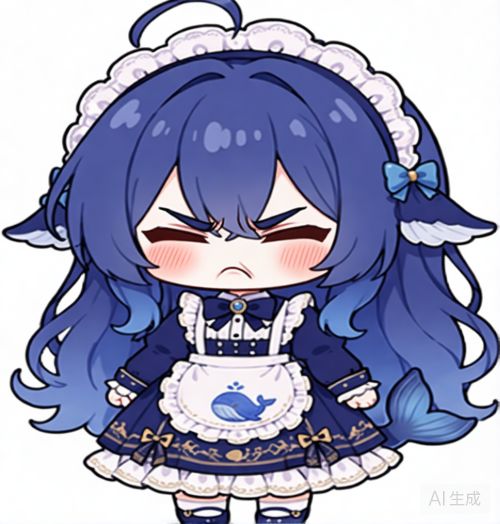
#> input picture assets/char/expr/angry.png, 1000 x 1048 px, found by its file name (shown at 1/2 size); its folder holds only this picture in this run
$ python process_expr.py
#> lines starting #> are read from the running program, lines starting #| are printed output that depends on the picture
import os, sys
from PIL import Image
from collections import deque

ROOT = r"C:\Users\lin\Desktop\林九\桌宠"
SRC = os.path.join(ROOT, "assets", "char", "expr")
OUT = os.path.join(ROOT, "assets", "char", "expr_cut")
os.makedirs(OUT, exist_ok=True)

def white_to_alpha(im):
    im = im.convert("RGBA")
    w, h = im.size
    px = im.load()
    seen = bytearray(w * h)
    q = deque()
    for x in range(w):
        for y in (0, h - 1):
            q.append((x, y))
    for y in range(h):
        for x in (0, w - 1):
            q.append((x, y))
    def is_white(p):
        r, g, b, a = p
        return a > 0 and r > 236 and g > 236 and b > 236 and (max(r, g, b) - min(r, g, b)) < 12
    while q:
        x, y = q.popleft()
        if x < 0 or y < 0 or x >= w or y >= h:
            continue
        i = y * w + x
        if seen[i]:
            continue
        seen[i] = 1
        if not is_white(px[x, y]):
            continue
        px[x, y] = (0, 0, 0, 0)
        q.append((x + 1, y)); q.append((x - 1, y))
        q.append((x, y + 1)); q.append((x, y - 1))
    return im

def process(name):
#> called with name = 'angry.png'
    p = os.path.join(SRC, name)
    im = Image.open(p).convert("RGBA")
#> im is the input picture: PIL image 1000x1048 RGBA; mean R, G, B, A 154.5, 156.6, 184.3, 255
    w, h = im.size
#> w = 1000; h = 1048
    # 右下角 AI 水印：涂白
    d = Image.new("RGBA", (int(w * 0.30), int(h * 0.10)), (255, 255, 255, 255))
#> d: PIL image 300x104 RGBA; every value is 255
    im.paste(d, (int(w * 0.70), int(h * 0.90)))
    im = white_to_alpha(im)
    bbox = im.getbbox()
#> bbox = (2, 0, 1000, 1048)
    if not bbox:
        print(name, "EMPTY")
        return
    body = im.crop(bbox)
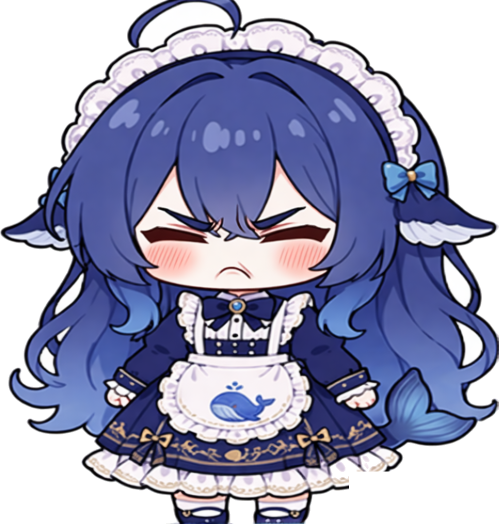
#> body: PIL image 998x1048 RGBA (shown at 1/2 size); mean R, G, B, A 80.3, 82.4, 110, 180.4; transparent parts drawn white
    bw, bh = body.size
#> bw = 998; bh = 1048
    # 统一画布：高 1000，宽 760（0.76），底部留 8px
    CH, CW = 1000, 760
    canvas = Image.new("RGBA", (CW, CH), (0, 0, 0, 0))
#> canvas: PIL image 760x1000 RGBA; every value is 0
    scale = min(CW / bw, (CH - 10) / bh)
#> scale = 0.762
    nw, nh = max(1, int(bw * scale)), max(1, int(bh * scale))
#> nw = 760; nh = 798
    body = body.resize((nw, nh), Image.LANCZOS)
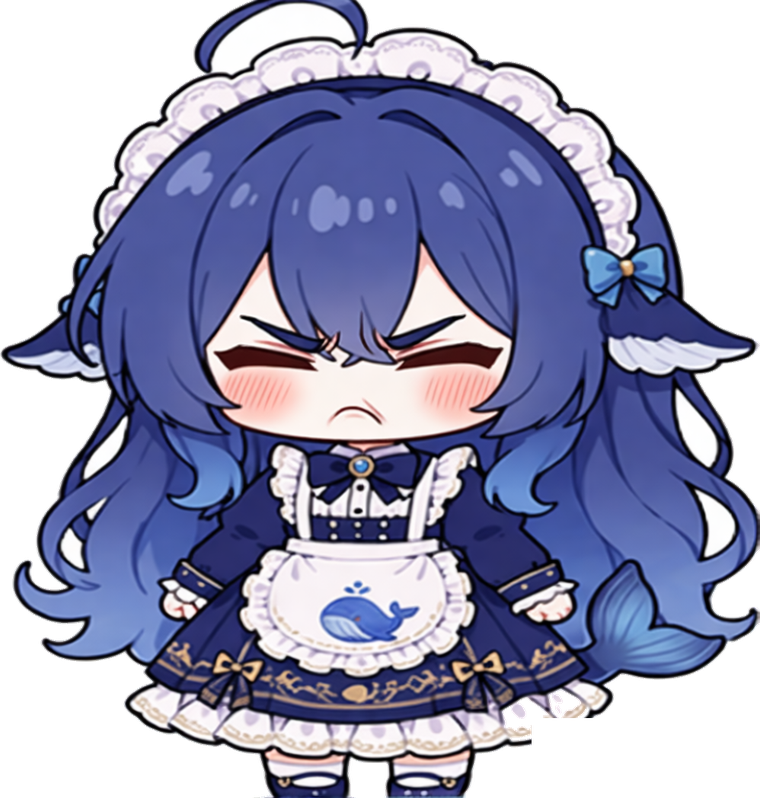
#> body: PIL image 760x798 RGBA; mean R, G, B, A 82.2, 84.3, 111.9, 180.4; transparent parts drawn white
    canvas.alpha_composite(body, ((CW - nw) // 2, CH - nh - 8))
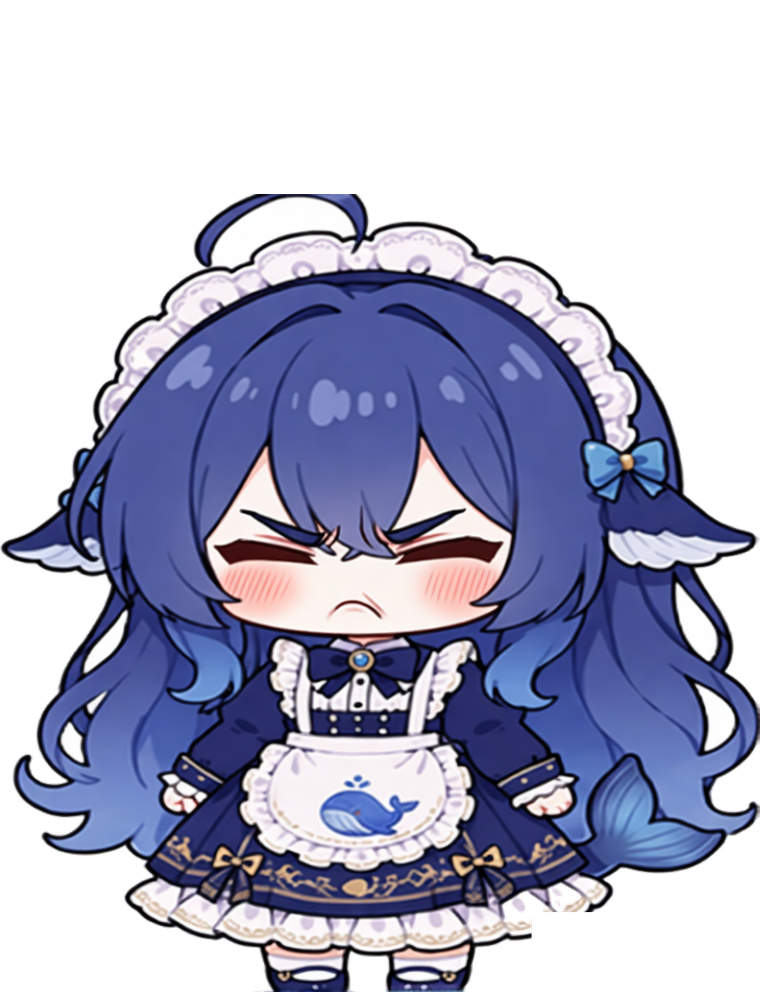
#> canvas: PIL image 760x1000 RGBA; mean R, G, B, A 65.6, 67.2, 89.3, 143.9; transparent parts drawn white
    out = os.path.join(OUT, os.path.splitext(name)[0] + ".png")
    canvas.save(out)
    print(name, "->", out, canvas.size)
#| angry.png -> C:\Users\lin\Desktop\林九\桌宠/assets/char/expr_cut/angry.png (760, 1000)

for n in sorted(os.listdir(SRC)):
    if n.lower().endswith(".png"):
        process(n)

# 原立绘也走一遍，保证同一画布
base = os.path.join(ROOT, "assets", "char", "dafeiyu", "front.png")
im = Image.open(base).convert("RGBA")
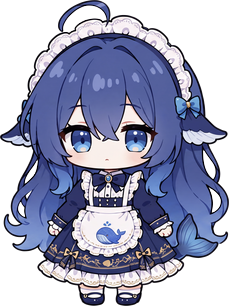
#> input picture assets/char/dafeiyu/front.png, 229 x 306 px, found by its file name
#> im is the input picture: PIL image 229x306 RGBA; mean R, G, B, A 80.6, 84.1, 108.9, 172.2
bbox = im.getbbox()
#> bbox = (0, 0, 229, 306)
body = im.crop(bbox)
bw, bh = body.size
#> bw = 229; bh = 306
CH, CW = 1000, 760
canvas = Image.new("RGBA", (CW, CH), (0, 0, 0, 0))
scale = min(CW / bw, (CH - 10) / bh)
#> scale = 3.24
nw, nh = max(1, int(bw * scale)), max(1, int(bh * scale))
#> nw = 740; nh = 990
body = body.resize((nw, nh), Image.LANCZOS)
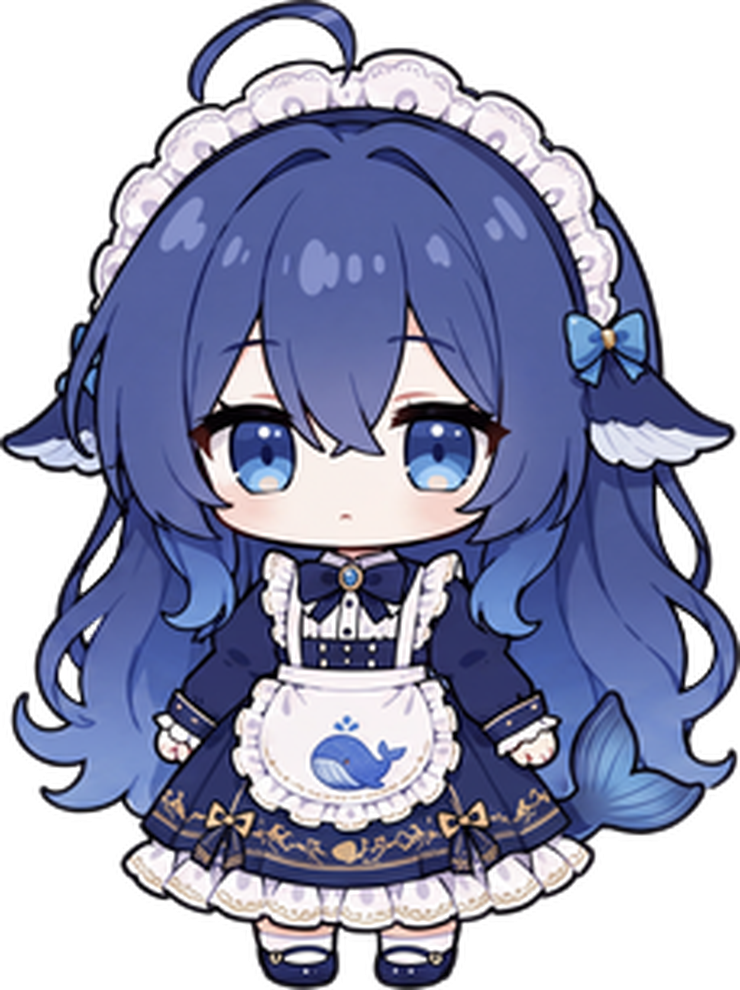
#> body: PIL image 740x990 RGBA; mean R, G, B, A 79, 82.5, 107.4, 172.1; transparent parts drawn white
canvas.alpha_composite(body, ((CW - nw) // 2, CH - nh - 8))
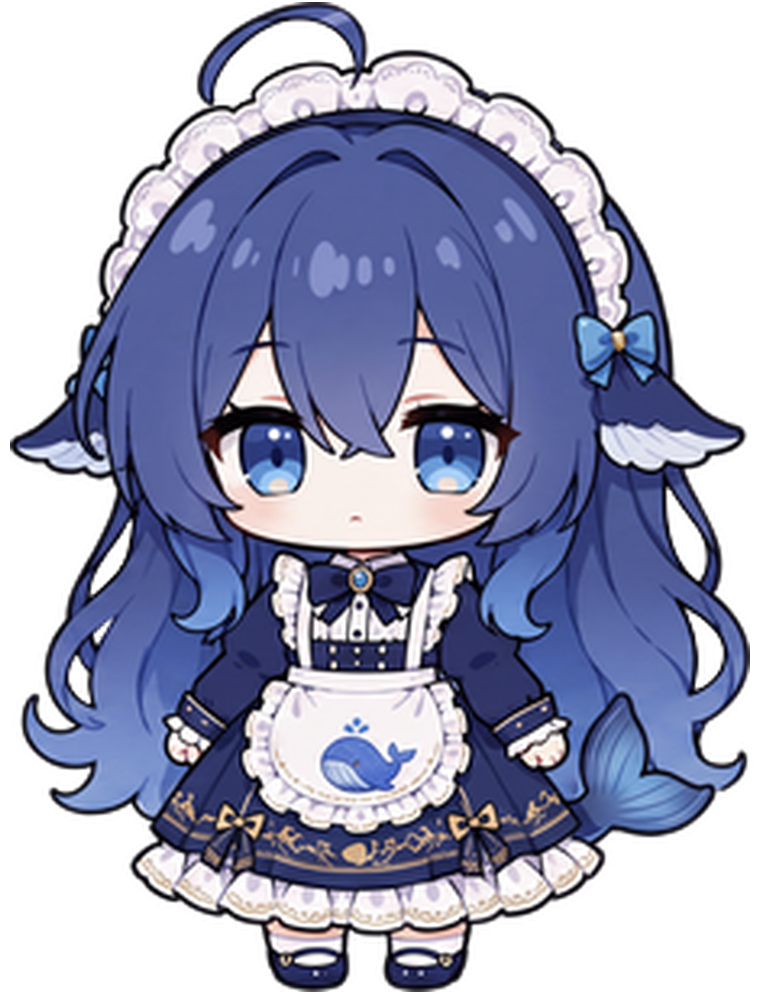
#> canvas: PIL image 760x1000 RGBA; mean R, G, B, A 76.1, 79.5, 103.5, 165.9; transparent parts drawn white
canvas.save(os.path.join(OUT, "normal.png"))
print("normal ->", os.path.join(OUT, "normal.png"))
